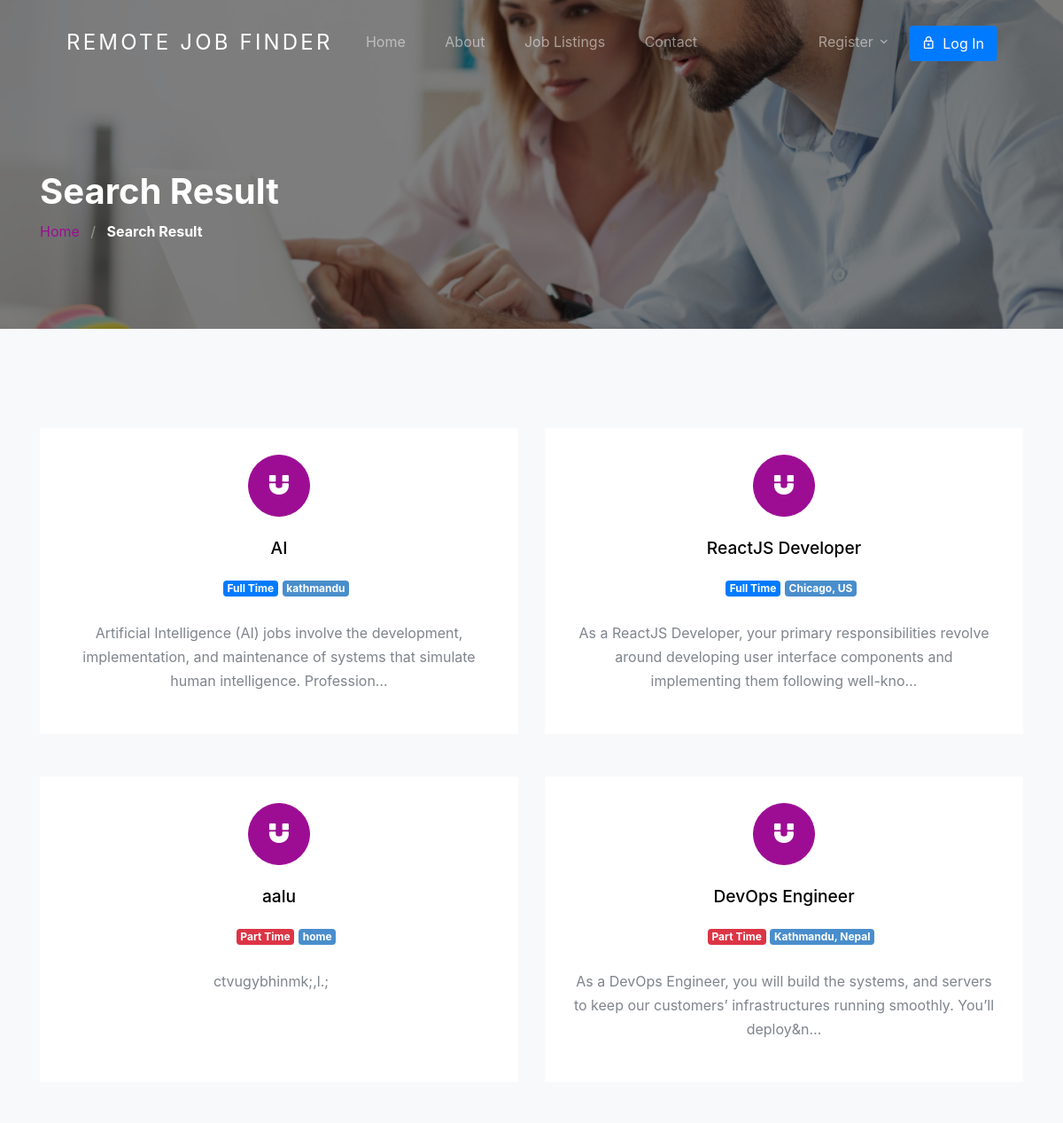
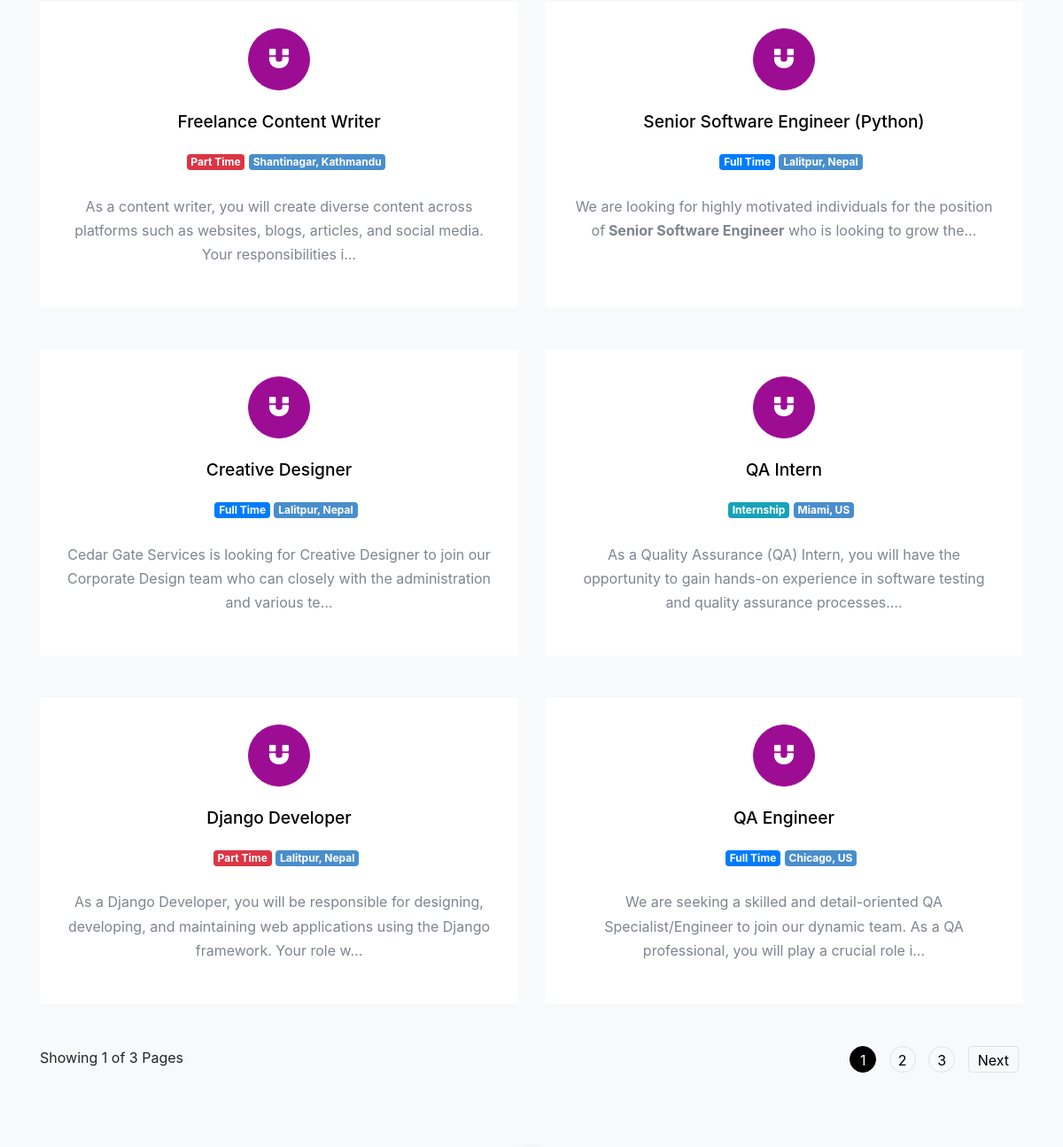
The page /result/ (upper part) on the database as committed earlier (2 pictures, top to bottom).
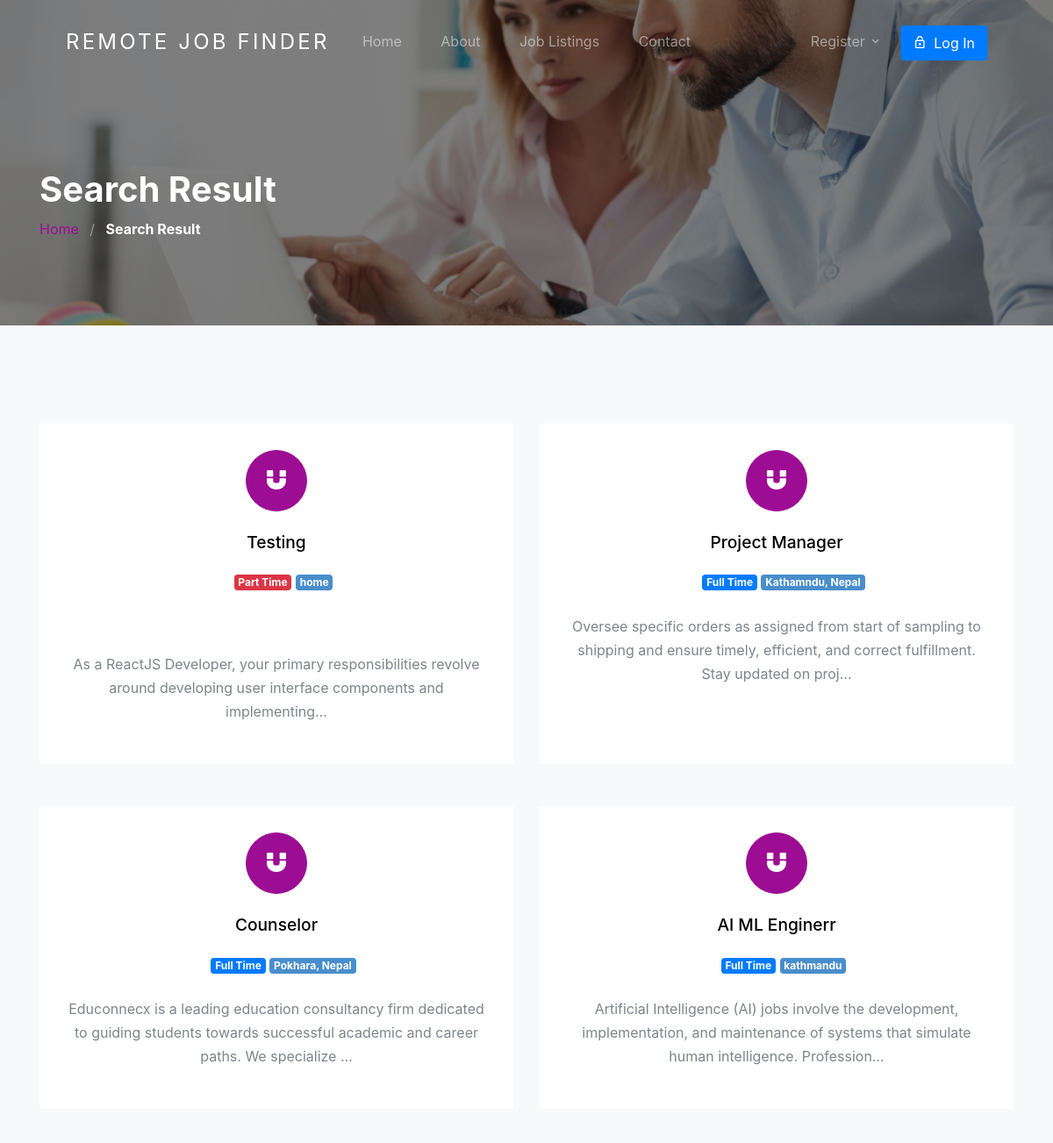
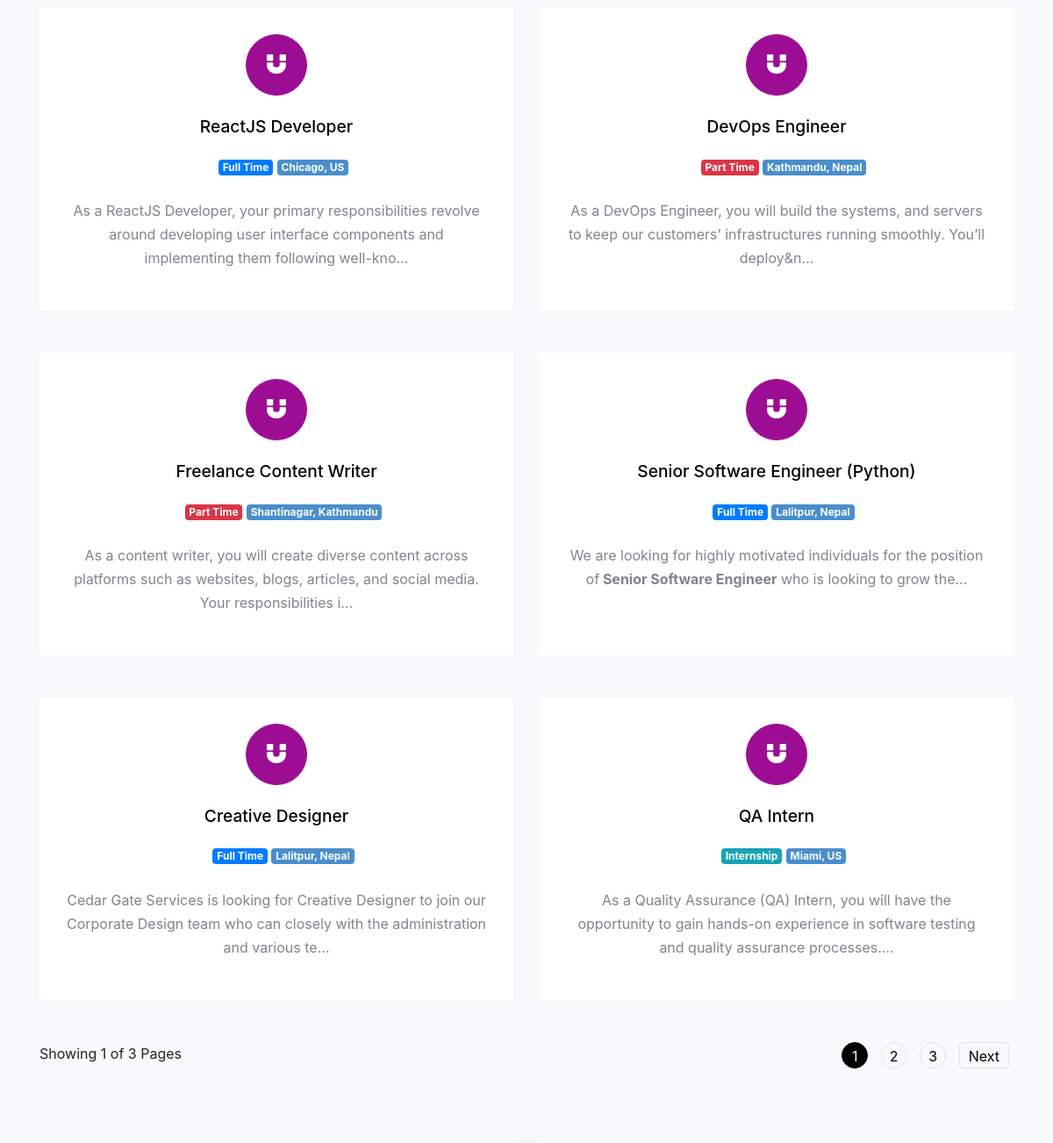
The same page on the database as committed later (2 pictures, top to bottom).
### jobapp/models.py (models this page shows, shortened)
class Job(models.Model):
    user = models.ForeignKey(User, related_name='User', on_delete=models.CASCADE)
    title = models.CharField(max_length=300)
    description = RichTextField()
    tags = TaggableManager()
    location = models.CharField(max_length=300)
    job_type = models.CharField(choices=JOB_TYPE, max_length=1)
    category = models.ForeignKey(Category,related_name='Category', on_delete=models.CASCADE)
    salary = models.CharField(max_length=30, blank=True)
    company_name = models.CharField(max_length=300)
    company_description = RichTextField(blank=True, null=True)
    url = models.URLField(max_length=200)
    last_date = models.DateField()
    is_published = models.BooleanField(default=False)
    is_closed = models.BooleanField(default=False)
    timestamp = models.DateTimeField(auto_now=True)

### jobapp/views.py (the view)
# urls.py: path('result/', views.search_result_view, name='search_result'),
def search_result_view(request):
    job_list = Job.objects.order_by('-timestamp')
    if 'job_title_or_company_name' in request.GET:
        job_title_or_company_name = request.GET['job_title_or_company_name']
        if job_title_or_company_name:
            job_list = job_list.filter(title__icontains=job_title_or_company_name) | job_list.filter(
                company_name__icontains=job_title_or_company_name)
    if 'location' in request.GET:
        location = request.GET['location']
        if location:
            job_list = job_list.filter(location__icontains=location)
    if 'job_type' in request.GET:
        job_type = request.GET['job_type']
        if job_type:
            job_list = job_list.filter(job_type__iexact=job_type)
    paginator = Paginator(job_list, 10)
    page_number = request.GET.get('page')
    page_obj = paginator.get_page(page_number)
    no_results = not page_obj.object_list.exists()
    context = {
        'page_obj': page_obj,
        'no_results': no_results,  # Update the flag to check page_obj instead of job_list
    }
    return render(request, 'jobapp/result.html', context)

### template/jobapp/result.html (shortened to what this page needs)
{% extends 'base.html' %}
{% load static %}
{% block content %}
<section class="section-hero overlay inner-page bg-image" style="background-image: url('{% static 'images/bgrr.jpg' %}');" id="home-section">
  <div class="container">
    <div class="row">
      <div class="col-md-7">
        <h1 class="text-white font-weight-bold">Search Result</h1>
        <div class="custom-breadcrumbs">
          <a href="{% url 'jobapp:home' %}">Home</a> <span class="mx-2 slash">/</span>
          <span class="text-white"><strong>Search Result</strong></span>
        </div>
      </div>
    </div>
  </div>
</section>
<section id="ajax_listing_paginattion" class="site-section services-section bg-light block__62849" id="next-section">
  <div class="container">
    <div class="row">
      {% for job in page_obj %}
        <div class="col-6 col-md-6 col-lg-6 mb-4 mb-lg-5">
          <a href="{% url 'jobapp:single-job' job.id %}" class="block__16443 min-h text-center d-block">
            <span class="custom-icon mx-auto"><span class="icon-magnet d-block"></span></span>
            <h3>{{ job.title }}</h3>
            <ul class="job-listing-meta list-unstyled pl-3 mb-0">
              <li class="menu-fix mb-2">
                {% if job.job_type == '1' %}
                  <span class="badge badge-primary">Full Time</span>
                {% elif job.job_type == '2' %}
                  <span class="badge badge-danger">Part Time</span>
                {% else %}
                  <span class="badge badge-info">Internship</span>
                {% endif %}
              </li>
              <li class="badge badge-secondary menu-fix mb-2"> {{ job.location }}</li>
            </ul>
            <p>{{ job.description | safe | truncatechars:150}}</p>
          </a>
        </div>
      {% endfor %}
    </div>
    {% include 'jobapp/paginator.html' %}
  </div>
</section>
{% endblock content %}

Rows that differ between the two databases and show on the page:
no longer on this page (row unchanged): Job: title "Django Developer", job_type "Part Time", location "Lalitpur, Nepal", description "As a Django Developer, you will be responsible for designing, developing, and maintaining web applications using the Django framework. Your role w…"
no longer on this page (row unchanged): Job: title "QA Engineer", job_type "Full Time", location "Chicago, US", description "We are seeking a skilled and detail-oriented QA Specialist/Engineer to join our dynamic team. As a QA professional, you will play a crucial role i…"
changed Job "home": title "aalu" → "Testing"; description "ctvugybhinmk;,l.;" → "As a ReactJS Developer, your primary responsibilities revolve around developing user interface components and implementing…"; moves up the list
added Job: title "Project Manager", job_type "Full Time", location "Kathamndu, Nepal", description "Oversee specific orders as assigned from start of sampling to shipping and ensure timely, efficient, and correct fulfillment. Stay updated on proj…"
added Job: title "Counselor", job_type "Full Time", location "Pokhara, Nepal", description "Educonnecx is a leading education consultancy firm dedicated to guiding students towards successful academic and career paths. We specialize …"
changed Job "kathmandu": title "AI" → "AI ML Enginerr"
